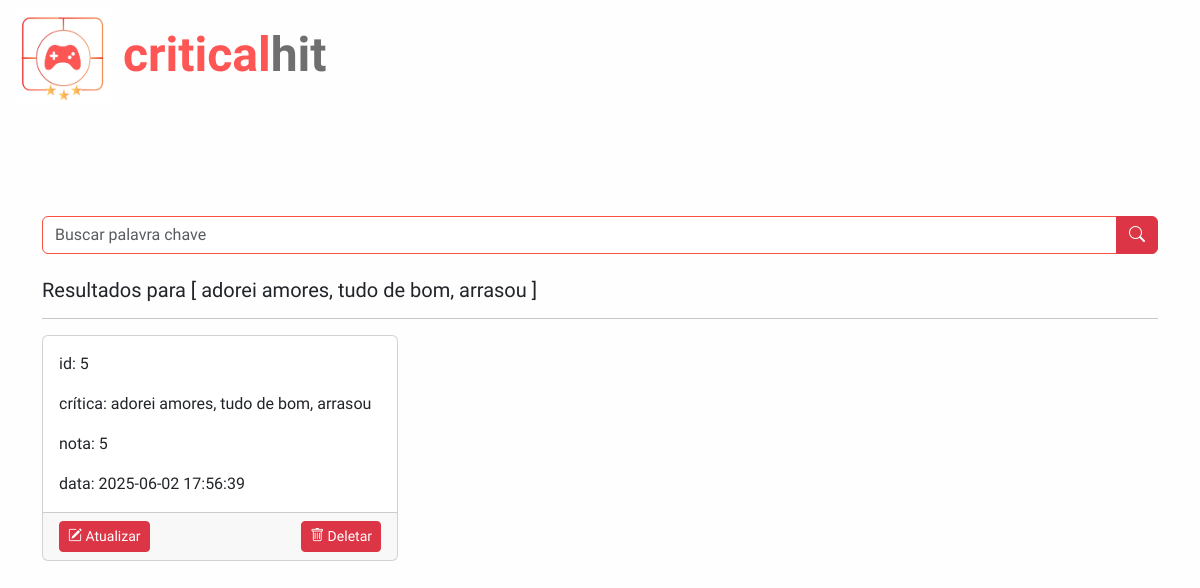
/busca.php?palavra=adorei amores, tudo de bom, arrasou, run on an earlier commit of the app's database.
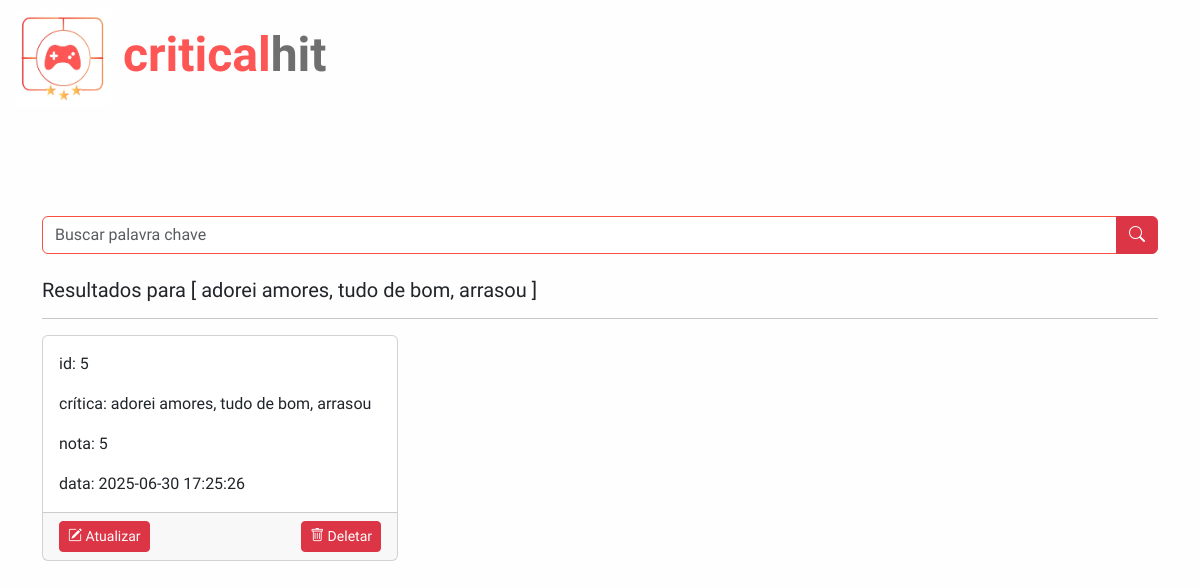
And on a later commit of the database.
### tables this page shows
CREATE TABLE `comentario` (
  `id_com` int(10) NOT NULL,
  `texto` varchar(1000) NOT NULL,
  `data` timestamp NOT NULL DEFAULT current_timestamp() ON UPDATE current_timestamp(),
  `nota_avaliacao` char(1) NOT NULL,
  `id_jogo` int(10) NOT NULL,
  `id_usuario` int(10) NOT NULL,
  `id_plataforma` int(5) NOT NULL
);

### busca.php (the view, shortened to what this page needs)
<?php
include_once 'src/config/db_connect.php';
?>
<!DOCTYPE html>
<html lang="pt-br">
<head>
    <link href="https://cdn.jsdelivr.net/npm/bootstrap@5.3.0/dist/css/bootstrap.min.css" rel="stylesheet">
    <link href="https://cdn.jsdelivr.net/npm/bootstrap-icons@1.10.5/font/bootstrap-icons.css" rel="stylesheet">
    <link rel="stylesheet" href="assets/css/login.css">
</head>
<body class="p-4">
    <div class="container">
        <div class="logo mb-3">
            <a href="index.php" class="text-decoration-none" style="color: inherit;" title="Voltar para a página inicial">
                <img src="assets/pictures/criticalogo.jpg" alt="CriticalHit" width="50"> <span>critical</span>hit
            </a>
        </div>
        <form method="get" class="mb-4">
            <div class="input-group">
                <input type="text" class="form-control" name="palavra" placeholder="Buscar palavra chave" />
                <button type="submit" class="btn btn-danger">
                    <i class="bi bi-search"></i>
                </button>
            </div>
        </form>
        <?php
        $palavra = isset($_GET['palavra']) ? $conn->real_escape_string($_GET['palavra']) : '';
        if (!empty($palavra)) {
            echo "<h5>Resultados para [ " . htmlspecialchars($palavra) . " ]</span></h5><hr>";
            $sql = "SELECT * FROM comentario WHERE texto LIKE '%$palavra%'";
            $resultado = $conn->query($sql);
            if ($resultado->num_rows > 0) {
                echo '<div class="row">';
                while ($linha = $resultado->fetch_assoc()) {
                    ?>
                    <div class="col-md-6 col-lg-4 mb-4">
                        <div class="card h-100">
                            <div class="card-body">
                                <p class="card-text" > id: <?= nl2br(htmlspecialchars($linha['id_com'])) ?></p>
                                <p class="card-text">crítica: <?= nl2br(htmlspecialchars($linha['texto'])) ?></p>
                                <p class="card-text">nota: <?= nl2br(htmlspecialchars($linha['nota_avaliacao'])) ?></p>
                                <p class="card-text">data: <?= nl2br(htmlspecialchars($linha['data'])) ?></p>
                            </div>
                            <div class="card-footer d-flex justify-content-between">
                                <a href="src/actions/gerenciamento_busca_comentario/atualizar.php?id_com=<?= $linha['id_com'] ?>" class="btn btn-sm btn-danger">
                                    <i class="bi bi-pencil-square"></i> Atualizar
                                </a>
                                <a href="src/actions/gerenciamento_busca_comentario/deletar.php?id_com=<?= $linha['id_com'] ?>" class="btn btn-sm btn-danger" onclick="return confirm('Deseja realmente excluir esta crítica?')">
                                    <i class="bi bi-trash"></i> Deletar
                                </a>
                            </div>
                        </div>
                    </div>
                    <?php
                }
                echo '</div>';
            } else {
                echo "<p>Nenhuma crítica encontrada.</p>";
            }
        } else {
            echo "<p>Digite uma palavra para buscar.</p>";
        }
        ?>
    </div>
</body>
</html>

### assets/css/login.css (style rules this page uses)
* { font-family: 'Rambla'; }
body { display: flex; align-items: center; justify-content: center; column-gap: normal; height: 100vh; background-color: #fffefe; }
.logo { position: absolute; top: 10px; left: 15px; font-size: 3rem; font-weight: bold; color: #6f6f6f; }
.logo img { width: 6rem; height: 6rem; }
.logo span { color: #fe5655; }
input.form-control { border-color: #fa503f; }

What changed in the data, as far as the page shows it:
changed comentario "adorei amores, tudo de bom, arrasou": data "2025-06-02 17:56:39" → "2025-06-30 17:25:26"
